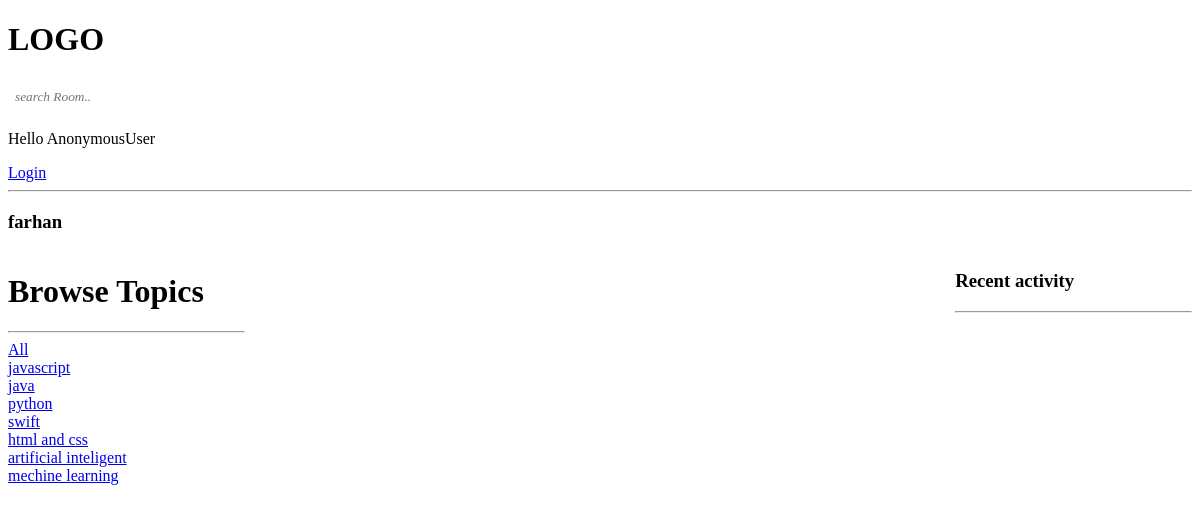
Before: /user-profile/4 with the older database file.
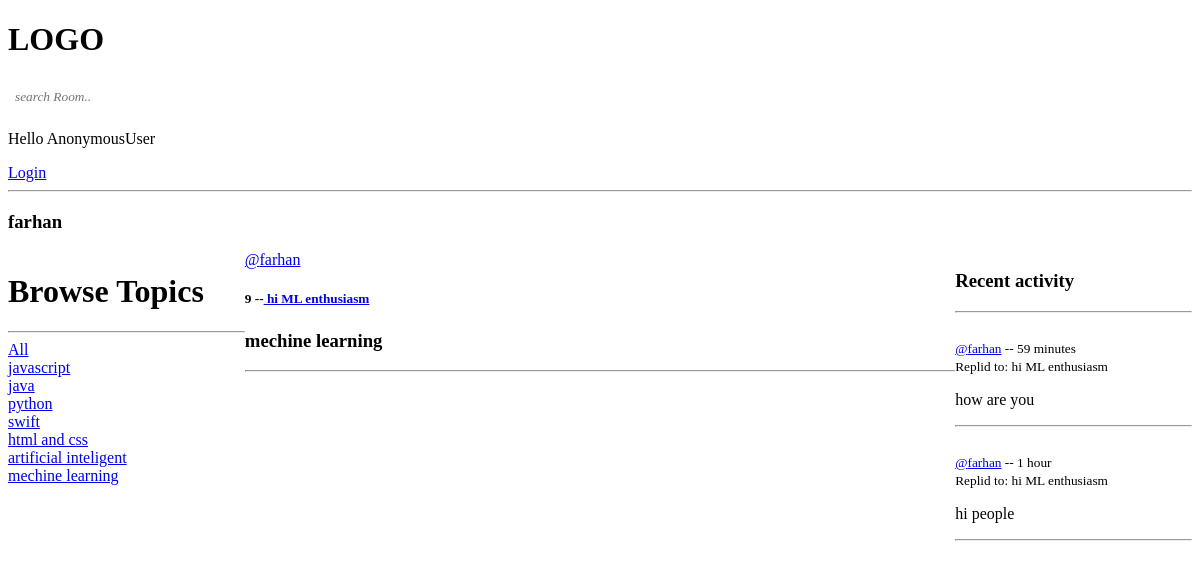
After: the same page with the newer database file.
### user/models.py (models this page shows)
class Topic (models.Model):
    name=models.CharField(max_length=200)
    def __str__(self):
        return self.name

class Room (models.Model):
    host =models.ForeignKey(User, on_delete=models.SET_NULL, null=True)
    topic =models.ForeignKey(Topic, on_delete=models.SET_NULL, null=True)
    name =models.CharField(max_length=200)
    description=models.TextField(null=True, blank=True)
    participants =models.ManyToManyField(
        User, related_name='participants', blank=True)
    updated=models.DateTimeField(auto_now=True)
    created=models.DateTimeField(auto_now_add=True)
    class Meta:
        ordering=['-updated','-created'] #
    def __str__(self) :
        return self.name

class Message (models.Model):
    user =models.ForeignKey(User, on_delete=models.CASCADE)
    room =models.ForeignKey(Room, on_delete=models.CASCADE)
    body =models.TextField(default='Default message')
    updated=models.DateTimeField(auto_now=True)
    created =models.DateTimeField(auto_now_add=True)
    class Meta:
        ordering=['-updated','-created']
    def __str__(self):
        return self.body[0:50]

### user/views.py (the view)
# urls.py: path('user-profile/<str:pk>', views.profile, name='user-profile'),
def profile (request, pk):
    user =User.objects.get(id=pk)
    rooms =user.room_set.all() # only show which user profile you want to check that user room contain you can see
    topics= Topic.objects.all()
    room_messages =user.message_set.all() # only show which user profile you want to check that user message you can see
    context={'user':user, 'rooms':rooms ,'topics':topics, 'room_messages':room_messages}
    return render (request, 'base/profile.html', context)

### templates/base/profile.html (shortened to what this page needs)
{% extends 'base/main.html' %}
{% block content %}
<h3> {{user.username}}</h3>
<div class="profile-container">
    <div>
        {% include 'base/topic_component.html' %}
    </div>
    <div>
        {% include 'base/feed_component.html' %}
    </div>
    <div>
       {% include 'base/activity_component.html' %}
    </div>
</div>
{% endblock content%}

### templates/base/main.html (shortened to what this page needs)
<!DOCTYPE html>
<html lang="en">
<head>
</head>
<body>
     {% include "base/navbar.html" %}
     {% block content %}
     {% endblock content %}
</body>
</html>

### templates/base/navbar.html (shortened to what this page needs)
<a class="logo-style" href="/"><h1>LOGO</h5></a>
<form method ="GET" action="{% url 'home' %}">
    <input class="search-button" type="text" name="q" placeholder="search Room.. "/>
</form>
<p>Hello {{request.user}}</p>
{% if request.user.is_authenticated %}
<a href="{% url 'logout' %}">Logout</a>
{% else %}
<a href="{% url 'login' %}">Login</a>
{% endif %}
<hr>

### templates/base/topic_component.html
<h1> Browse Topics</h1>
<hr>
<div>
    <a class="topic-style" href="{% url 'home' %}">All</a>
</div>
 {% for topic in topics %}
    <div>
        <a class="topic-style" href ="{% url 'home' %}?q={{topic.name}}">{{topic.name}}</a>
    </div>
 {% endfor %}

### templates/base/feed_component.html (shortened to what this page needs)
{%for room in rooms%}
<div>
    <a href="{% url 'user-profile' room.host.id %}">@{{room.host.username}}</a>
    <h5>
    {{room.id}} --<a class="room-name-style" href="{% url 'room' room.id %}"> {{room.name}} </a>
    </h5>
    <h3 >{{room.topic}}</h3>
    <hr>
</div>
{% endfor %}

### templates/base/activity_component.html (shortened to what this page needs)
<h3>Recent activity </h3>
        <hr>
        <div>
            {% for message in room_messages %}
            <br>
            <small><a href="{% url 'user-profile' message.user.id %}">@{{message.user}}</a> -- {{message.created|timesince}}</small>
            <br>
            <small>Replid to: {{message.room}}</small>
            <p>{{message}}</p>
            <hr>
            {% endfor%}
        </div>

### templates/base/navbar.html (style rules this page uses)
.search-button { border: 0 solid rgb(255, 255, 255); height: 20px; padding:7px; border-radius: 5px; border-color: none; font-family: Verdana; font-style: italic; color: rgb(22, 22, 21); }
.logo-style { text-decoration: none; color: black; }

### templates/base/profile.html (style rules this page uses)
.profile-container { display: grid; grid-template-columns: 1fr 3fr 1fr; }

Changed rows visible on the page:
added Room: host.username "farhan", id "9", name "hi ML enthusiasm", topic "mechine learning"
added Message: user "farhan", created "59 minutes", room "hi ML enthusiasm", body "how are you"
added Message: user "farhan", created "1 hour", room "hi ML enthusiasm", body "hi people"
